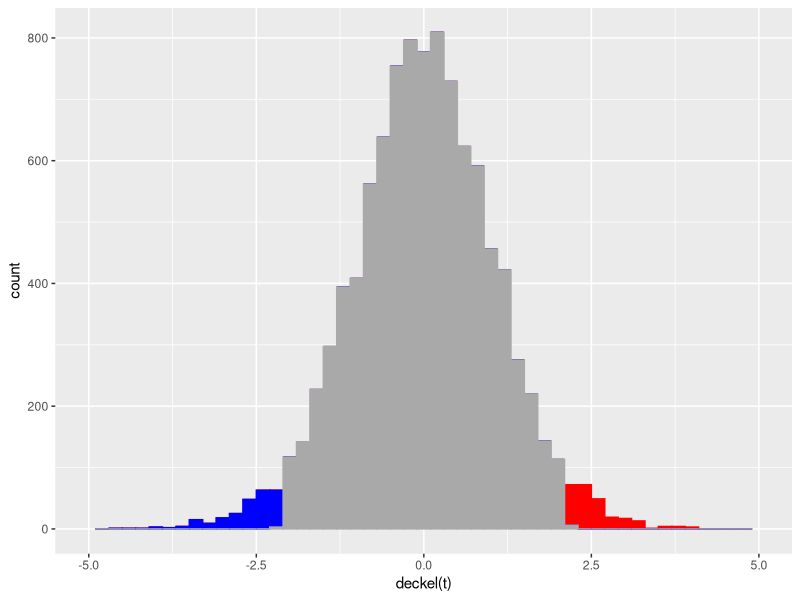
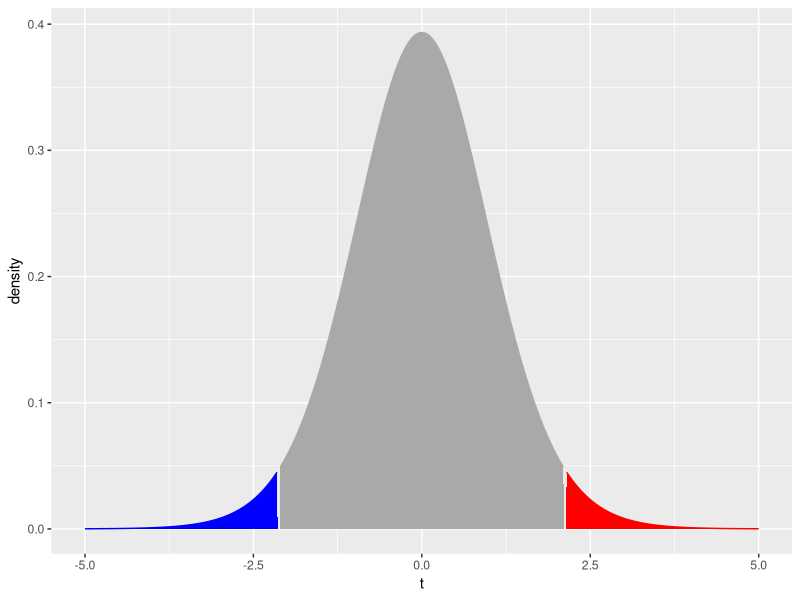

These figures' R source, in order:
## ---- chunk 1
#| label: loadpkgs
#| message: false
#| cache: false
library("ggplot2")
library("dplyr")
figsiz = c(4, 4)
## ---- chunk 2
#| label: sim
#| cache: true
#| fig.dim: !expr figsiz
alpha = 0.05
xrange = 5 * c(-1, 1)
deckel = function(x) ifelse(x < xrange[1], xrange[1], ifelse(x > xrange[2], xrange[2], x))
sim_null = tibble(
  t = with(
    dplyr::filter(PlantGrowth, group %in% c("ctrl", "trt2")),
      replicate(10000, t.test(weight ~ sample(group), var.equal = TRUE)$statistic)
      )
  )
sim_thresh = quantile(sim_null$t, c(alpha/2, 1-alpha/2))
sim_null = mutate(sim_null, 
                  reject = ifelse(t < sim_thresh[1], "low", ifelse(t > sim_thresh[2], "high", "none"))
                  ) 
ggplot(sim_null, aes(x = deckel(t), col = reject, fill = reject)) +
       geom_bar(stat = "bin", binwidth = 0.2, center = 0) +
       scale_colour_manual(values = c(low = "blue", high = "red", none = "darkgrey")) +
       scale_fill_manual(values = c(low = "blue", high = "red", none = "darkgrey")) + 
       xlim(xrange) +
       theme(legend.position = "none") 
## ---- chunk 3
#| label: theo
#| fig.dim: !expr figsiz
n1n2 = filter(PlantGrowth, group %in% c("ctrl", "trt2"))$group |> factor() |> table()
theo_thresh = qt(c(alpha/2, 1-alpha/2), df =  sum(n1n2) - 2)
theo_null = tibble(
  t = seq(-5, 5, by = 0.05),
  density = dt (x = t, df = sum(n1n2) - 2),
  reject = ifelse(t < theo_thresh[1], "low", ifelse(t > theo_thresh[2], "high", "none"))
)
ggplot(theo_null, aes(x = t, y = density, col = reject, fill = reject)) +
       geom_area() +
       scale_colour_manual(values = c(low = "blue", high = "red", none = "darkgrey")) +
       scale_fill_manual(values = c(low = "blue", high = "red", none = "darkgrey"))  + 
       xlim(xrange) +
       theme(legend.position = "none") 
